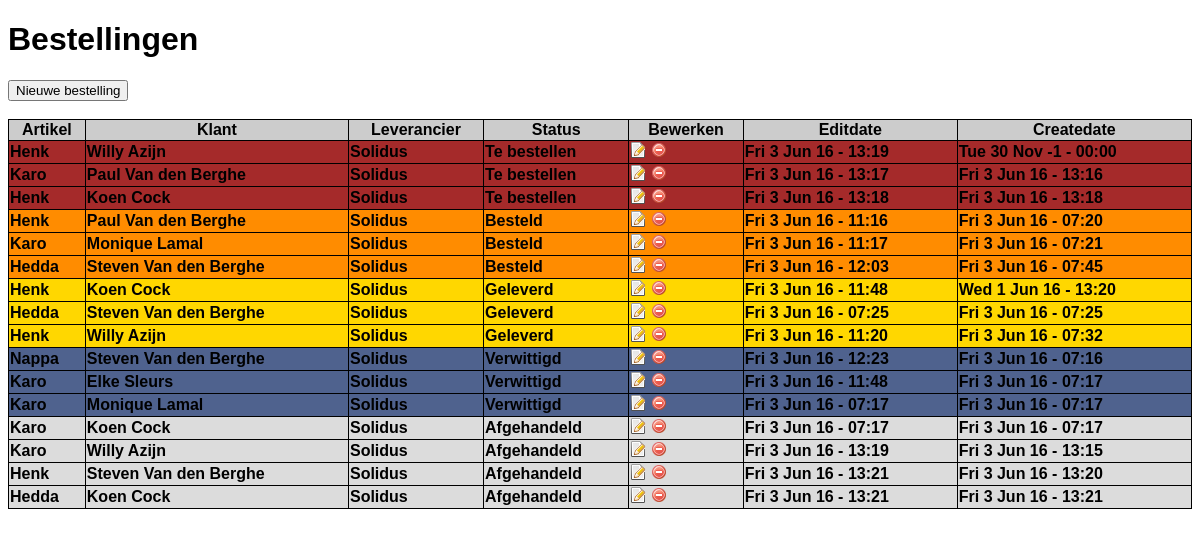
Page /toonallebestellingen.php on the committed database.
### tables this page shows
CREATE TABLE `bestelling` (
  `id` int(8) NOT NULL AUTO_INCREMENT,
  `klant_id` int(8) DEFAULT NULL,
  `artikel_id` int(8) DEFAULT NULL,
  `status_id` int(8) DEFAULT NULL,
  `createdate` timestamp NOT NULL DEFAULT CURRENT_TIMESTAMP,
  `editdate` timestamp NOT NULL DEFAULT CURRENT_TIMESTAMP ON UPDATE CURRENT_TIMESTAMP,
  PRIMARY KEY (`id`),
  KEY `klant_id` (`klant_id`),
  KEY `artikel_id` (`artikel_id`),
  KEY `status_id` (`status_id`),
  CONSTRAINT `bestelling_ibfk_1` FOREIGN KEY (`klant_id`) REFERENCES `klant` (`id`),
  CONSTRAINT `bestelling_ibfk_2` FOREIGN KEY (`artikel_id`) REFERENCES `artikel` (`id`),
  CONSTRAINT `bestelling_ibfk_3` FOREIGN KEY (`status_id`) REFERENCES `stati` (`id`)
);

CREATE TABLE `artikel` (
  `id` int(8) NOT NULL AUTO_INCREMENT,
  `artikelnaam` varchar(255) DEFAULT NULL,
  `artikelgroep_id` int(8) DEFAULT NULL,
  `barcode` varchar(100) DEFAULT NULL,
  `leverancier_id` int(8) DEFAULT NULL,
  PRIMARY KEY (`id`),
  KEY `artikelgroep_id` (`artikelgroep_id`),
  KEY `leverancier_id` (`leverancier_id`),
  CONSTRAINT `artikel_ibfk_1` FOREIGN KEY (`artikelgroep_id`) REFERENCES `artikelgroep` (`id`),
  CONSTRAINT `artikel_ibfk_2` FOREIGN KEY (`leverancier_id`) REFERENCES `leverancier` (`id`)
);

CREATE TABLE `klant` (
  `id` int(8) NOT NULL AUTO_INCREMENT,
  `voornaam` varchar(60) DEFAULT NULL,
  `familienaam` varchar(60) DEFAULT NULL,
  `adres` varchar(255) DEFAULT NULL,
  `postcode_id` int(8) DEFAULT NULL,
  `telefoonnr` varchar(50) DEFAULT NULL,
  `email` varchar(100) DEFAULT NULL,
  `klant_createdate` timestamp NOT NULL DEFAULT CURRENT_TIMESTAMP,
  `klant_editdate` timestamp NOT NULL DEFAULT CURRENT_TIMESTAMP ON UPDATE CURRENT_TIMESTAMP,
  PRIMARY KEY (`id`),
  KEY `postcode_id` (`postcode_id`),
  CONSTRAINT `klant_ibfk_1` FOREIGN KEY (`postcode_id`) REFERENCES `postcode` (`id`)
);

CREATE TABLE `leverancier` (
  `id` int(8) NOT NULL AUTO_INCREMENT,
  `leveranciernaam` varchar(100) NOT NULL,
  `email` varchar(100) DEFAULT NULL,
  PRIMARY KEY (`id`)
);

CREATE TABLE `stati` (
  `id` int(8) NOT NULL AUTO_INCREMENT,
  `stati` varchar(100) DEFAULT NULL,
  `color` varchar(50) DEFAULT NULL,
  PRIMARY KEY (`id`)
);

### toonallebestellingen.php (called while the page is built)
<?php
require_once 'Business/BestellingService.php';
$bestelSvc = new BestellingService();
$lijst = $bestelSvc->getBestellingOverzicht();
include 'Presentation/Bestellijst.php';

### Data/BestellingDAO.php (called while the page is built, shortened)
<?php
require_once 'Entities/Klant.php';
require_once 'Data/KlantDAO.php';
require_once 'Entities/Artikel.php';
require_once 'Data/ArtikelDAO.php';
require_once 'Entities/Status.php';
require_once 'Entities/Bestelling.php';
class BestellingDAO {
    public function getAll() {
        $sql = "select bestelling.id, klant_id, artikel_id, status_id, stati, color, createdate, editdate from bestelling, stati where status_id = stati.id order by stati.id asc, createdate";
        $dbh = new PDO(DBConfig::$DB_CONNSTRING, DBConfig::$DB_USERNAME, DBConfig::$DB_PASSWORD);
        $resultSet = $dbh->query($sql);
        $lijst = array();
        foreach($resultSet as $rij){
            $klantDao = new KlantDAO();
            $klant = $klantDao->getById($rij['klant_id']);
            $artikelDao = new ArtikelDAO();
            $artikel = $artikelDao->getById($rij['artikel_id']);
            $status = Status::create($rij['status_id'], $rij['stati'], $rij['color']);
            $bestelling = new Bestelling($rij['id'], $klant, $artikel, $status, $rij['createdate'], $rij['editdate']);
            array_push($lijst, $bestelling);
        }
        return $lijst;
    }
}

### Business/BestellingService.php (called while the page is built, shortened)
<?php
require_once 'Data/BestellingDAO.php';
class BestellingService {
    public function getBestellingOverzicht() {
        $bestellingDao = new BestellingDAO();
        $lijst = $bestellingDao->getAll();
        return $lijst;
    }
}

### Data/KlantDAO.php (called while the page is built, shortened)
<?php
require_once 'Entities/Klant.php';
require_once 'Entities/Postcode.php';
class KlantDAO {
    public function getById($id) {
        $sql = "select klant.id, voornaam, familienaam, adres, postcode_id, postcode, gemeente, telefoonnr, email, klant_createdate, klant_editdate from klant, postcode where postcode_id = postcode.id and klant.id = :id";
        $dbh = new PDO(DBConfig::$DB_CONNSTRING, DBConfig::$DB_USERNAME, DBConfig::$DB_PASSWORD);
        $stmt = $dbh->prepare($sql);
        $stmt->execute(array(':id' => $id));
        $rij = $stmt->fetch(PDO::FETCH_ASSOC);
        $postcode = Postcode::create($rij['postcode_id'], $rij['postcode'], $rij['gemeente']);
        $klant = Klant::create($rij['id'], $rij['voornaam'], $rij['familienaam'], $rij['adres'], $postcode, $rij['telefoonnr'], $rij['email'], $rij['klant_createdate'], $rij['klant_editdate']);
        return $klant;
    }
}

### Entities/Postcode.php (called while the page is built, shortened)
<?php
class Postcode {
    private static $mapId = array();
    public static function create($id, $postcode, $gemeente) {
        if(!isset(self::$mapId[$id])){
            self::$mapId[$id] = new Postcode($id, $postcode, $gemeente);
        }
        return self::$mapId[$id];
    }
}

### Entities/Klant.php (called while the page is built, shortened)
<?php
class Klant {
    private static $mapId = array();
    private $voornaam;
    private $familienaam;
    public function __construct($id, $voornaam, $familienaam, $adres, $postcode_id, $telefoonnr, $createdate, $editdate) {
        $this->voornaam = $voornaam;
        $this->familienaam = $familienaam;
    }
    public static function create($id, $voornaam, $familienaam, $adres, $postcode_id, $telefoonnr, $createdate, $editdate) {
        if(!isset(self::$mapId[$id])){
            self::$mapId[$id] = new Klant($id, $voornaam, $familienaam, $adres, $postcode_id, $telefoonnr, $createdate, $editdate);
        }
        return self::$mapId[$id];
    }
    public function getVoornaam() {
        return $this->voornaam;
    }
    public function getFamilienaam() {
        return $this->familienaam;
    }
}

### Data/ArtikelDAO.php (called while the page is built, shortened)
<?php
require_once 'Entities/Artikel.php';
require_once 'Entities/Artikelgroep.php';
require_once 'Entities/Leverancier.php';
class ArtikelDAO {
    public function getById($id) {
        $sql = "select artikel.id, artikelnaam, artikelgroep_id, artikelgroepnaam, barcode, leverancier_id, leveranciernaam, email from artikel, artikelgroep, leverancier where artikelgroep_id = artikelgroep.id and leverancier_id = leverancier.id and artikel.id = :id";
        $dbh = new PDO(DBConfig::$DB_CONNSTRING, DBConfig::$DB_USERNAME, DBConfig::$DB_PASSWORD);
        $stmt = $dbh->prepare($sql);
        $stmt->execute(array(':id' => $id));
        $rij = $stmt->fetch(PDO::FETCH_ASSOC);
        $artikelgroep = Artikelgroep::create($rij['artikelgroep_id'], $rij['artikelgroepnaam']);
        $leverancier = Leverancier::create($rij['leverancier_id'], $rij['leveranciernaam'], $rij['email']);
        $artikel = Artikel::create($rij['id'], $rij['artikelnaam'], $artikelgroep, $rij['barcode'], $leverancier);
        return $artikel;
    }
}

### Entities/Artikelgroep.php (called while the page is built, shortened)
<?php
class Artikelgroep {
    private static $mapId = array();
    public static function create($id, $artikelgroepnaam) {
        if(!isset(self::$mapId[$id])){
            self::$mapId[$id] = new Artikelgroep ($id, $artikelgroepnaam);
        }
        return self::$mapId[$id];
    }
}

### Entities/Leverancier.php (called while the page is built, shortened)
<?php
class Leverancier {
    private static $mapId= array();
    private $leveranciernaam;
    public function __construct($id, $leveranciernaam, $email) {
        $this->leveranciernaam = $leveranciernaam;
    }
    public static function create($id, $leverancier, $email) {
        if(!isset(self::$mapId[$id])){
            self::$mapId[$id] = new Leverancier ($id, $leverancier, $email);
        }
        return self::$mapId[$id];
    }
    public function getLeveranciernaam() {
        return $this->leveranciernaam;
    }
}

### Entities/Artikel.php (called while the page is built, shortened)
<?php
class Artikel {
    private static $mapId = array();
    private $artikelnaam;
    private $leverancier_id;
    public function __construct($id, $artikelnaam, $artikelgroep_id, $barcode, $leverancier_id) {
        $this->artikelnaam = $artikelnaam;
        $this->leverancier_id = $leverancier_id;
    }
    public static function create($id, $artikelnaam, $artikelgroep_id, $barcode, $leverancier_id) {
        if(!isset(self::$mapId[$id])) {
            self::$mapId[$id] = new Artikel($id, $artikelnaam, $artikelgroep_id, $barcode, $leverancier_id);
        }
        return self::$mapId[$id];
    }
    public function getArtikelnaam() {
        return $this->artikelnaam;
    }
    public function getLeverancier_id() {
        return $this->leverancier_id;
    }
}

### Entities/Status.php (called while the page is built, shortened)
<?php
class Status {
    private static $mapId = array();
    private $status;
    private $color;
    public function __construct($id, $status, $color) {
        $this->status = $status;
        $this->color = $color;
    }
    public static function create($id, $status, $color) {
        if(!isset(self::$mapId[$id])) {
            self::$mapId[$id] = new Status($id, $status, $color);
        }
        return self::$mapId[$id];
    }
    public function getStatus() {
        return $this->status;
    }
    public function getColor() {
        return $this->color;
    }
}

### Entities/Bestelling.php (called while the page is built, shortened)
<?php
class Bestelling {
    private $id;
    private $klant_id;
    private $artikel_id;
    private $status_id;
    private $createdate;
    private $editdate;
    public function __construct($id, $klant_id, $artikel_id, $status_id, $createdate, $editdate) {
        $this->id = $id;
        $this->klant_id = $klant_id;
        $this->artikel_id = $artikel_id;
        $this->status_id = $status_id;
        $this->createdate = $createdate;
        $this->editdate = $editdate;
    }
    public function getId() {
        return $this->id;
    }
    public function getKlant_id() {
        return $this->klant_id;
    }
    public function getArtikel_id() {
        return $this->artikel_id;
    }
    public function getStatus_id() {
        return $this->status_id;
    }
    public function getCreatedate() {
        return $this->createdate;
    }
    public function getEditdate() {
        return $this->editdate;
    }
}

### Presentation/Bestellijst.php (the view, shortened to what this page needs)
<!DOCTYPE html>
<html>
    <head>
        <link rel="stylesheet" type="text/css" href="css/style.css">
    </head>
    <body>
        <h1>Bestellingen</h1>
        <a href="voegbestellingtoe.php"><button type="button">Nieuwe bestelling</button></a><br/><br />
        <table border: 1px solid black>
            <tr>
                <th>Artikel</th>
                <th>Klant</th>
                <th>Leverancier</th>
                <th>Status</th>
                <th>Bewerken</th>
                <th>Editdate</th>
                <th>Createdate</th>
            </tr>
            <?php foreach($lijst as $bestelling){ ?>
            <tr bgcolor = "<?php print($bestelling->getStatus_id()->getColor()); ?>">
                <td><?php print($bestelling->getArtikel_id()->getArtikelnaam()); ?></td>
                <td><?php print($bestelling->getKlant_id()->getVoornaam()." ".
                        $bestelling->getKlant_id()->getFamilienaam()); ?></td>
                <td><?php print($bestelling->getArtikel_id()->getLeverancier_id()->getLeveranciernaam()); ?></td>
                <td><?php print($bestelling->getStatus_id()->getStatus()); ?></td>
                <td>
                    <a href="bewerkbestelling.php?id=<?php print($bestelling->getId())?>"><img src="img/edit.png" /></a>
                    <a href="verwijderbestelling.php?id=<?php print($bestelling->getId())?>"><img src="img/delete.png" /></a>
                </td>
                <?php
                    $ed = new DateTime($bestelling->getEditdate());
                    $cd = new DateTime($bestelling->getCreatedate());
                    $format = "D j M y - H:i"
                ?>
                <td><?php print($ed->format($format)); ?></td>
                <td><?php print($cd->format($format)); ?></td>
            </tr>
            <?php } ?>
        </table>
    </body>
</html>

### css/style.css (style rules this page uses)
table { border-collapse: collapse; width : 100%; }
table, td, th { border: 1px solid black; }
th { background-color: #CCC; }
body { font-family: arial; font-weight: bold; font-size: 1em; }

### rows in the picture
bestelling: artikel.artikelnaam "Henk", klant.voornaam "Willy", klant.familienaam "Azijn", status.stati "Te bestellen", editdate "Fri 3 Jun 16 - 13:19", createdate "Tue 30 Nov -1 - 00:00"
leverancier: leveranciernaam "Solidus"
bestelling: artikel.artikelnaam "Karo", klant.voornaam "Paul", klant.familienaam "Van den Berghe", status.stati "Te bestellen", editdate "Fri 3 Jun 16 - 13:17", createdate "Fri 3 Jun 16 - 13:16"
bestelling: artikel.artikelnaam "Henk", klant.voornaam "Koen", klant.familienaam "Cock", status.stati "Te bestellen", editdate "Fri 3 Jun 16 - 13:18", createdate "Fri 3 Jun 16 - 13:18"
bestelling: artikel.artikelnaam "Henk", klant.voornaam "Paul", klant.familienaam "Van den Berghe", status.stati "Besteld", editdate "Fri 3 Jun 16 - 11:16", createdate "Fri 3 Jun 16 - 07:20"
bestelling: artikel.artikelnaam "Karo", klant.voornaam "Monique", klant.familienaam "Lamal", status.stati "Besteld", editdate "Fri 3 Jun 16 - 11:17", createdate "Fri 3 Jun 16 - 07:21"
bestelling: artikel.artikelnaam "Hedda", klant.voornaam "Steven", klant.familienaam "Van den Berghe", status.stati "Besteld", editdate "Fri 3 Jun 16 - 12:03", createdate "Fri 3 Jun 16 - 07:45"
bestelling: artikel.artikelnaam "Henk", klant.voornaam "Koen", klant.familienaam "Cock", status.stati "Geleverd", editdate "Fri 3 Jun 16 - 11:48", createdate "Wed 1 Jun 16 - 13:20"
bestelling: artikel.artikelnaam "Hedda", klant.voornaam "Steven", klant.familienaam "Van den Berghe", status.stati "Geleverd", editdate "Fri 3 Jun 16 - 07:25", createdate "Fri 3 Jun 16 - 07:25"
bestelling: artikel.artikelnaam "Henk", klant.voornaam "Willy", klant.familienaam "Azijn", status.stati "Geleverd", editdate "Fri 3 Jun 16 - 11:20", createdate "Fri 3 Jun 16 - 07:32"
bestelling: artikel.artikelnaam "Nappa", klant.voornaam "Steven", klant.familienaam "Van den Berghe", status.stati "Verwittigd", editdate "Fri 3 Jun 16 - 12:23", createdate "Fri 3 Jun 16 - 07:16"
bestelling: artikel.artikelnaam "Karo", klant.voornaam "Elke", klant.familienaam "Sleurs", status.stati "Verwittigd", editdate "Fri 3 Jun 16 - 11:48", createdate "Fri 3 Jun 16 - 07:17"
bestelling: artikel.artikelnaam "Karo", klant.voornaam "Monique", klant.familienaam "Lamal", status.stati "Verwittigd", editdate "Fri 3 Jun 16 - 07:17", createdate "Fri 3 Jun 16 - 07:17"
bestelling: artikel.artikelnaam "Karo", klant.voornaam "Koen", klant.familienaam "Cock", status.stati "Afgehandeld", editdate "Fri 3 Jun 16 - 07:17", createdate "Fri 3 Jun 16 - 07:17"
bestelling: artikel.artikelnaam "Karo", klant.voornaam "Willy", klant.familienaam "Azijn", status.stati "Afgehandeld", editdate "Fri 3 Jun 16 - 13:19", createdate "Fri 3 Jun 16 - 13:15"
bestelling: artikel.artikelnaam "Henk", klant.voornaam "Steven", klant.familienaam "Van den Berghe", status.stati "Afgehandeld", editdate "Fri 3 Jun 16 - 13:21", createdate "Fri 3 Jun 16 - 13:20"
bestelling: artikel.artikelnaam "Hedda", klant.voornaam "Koen", klant.familienaam "Cock", status.stati "Afgehandeld", editdate "Fri 3 Jun 16 - 13:21", createdate "Fri 3 Jun 16 - 13:21"
